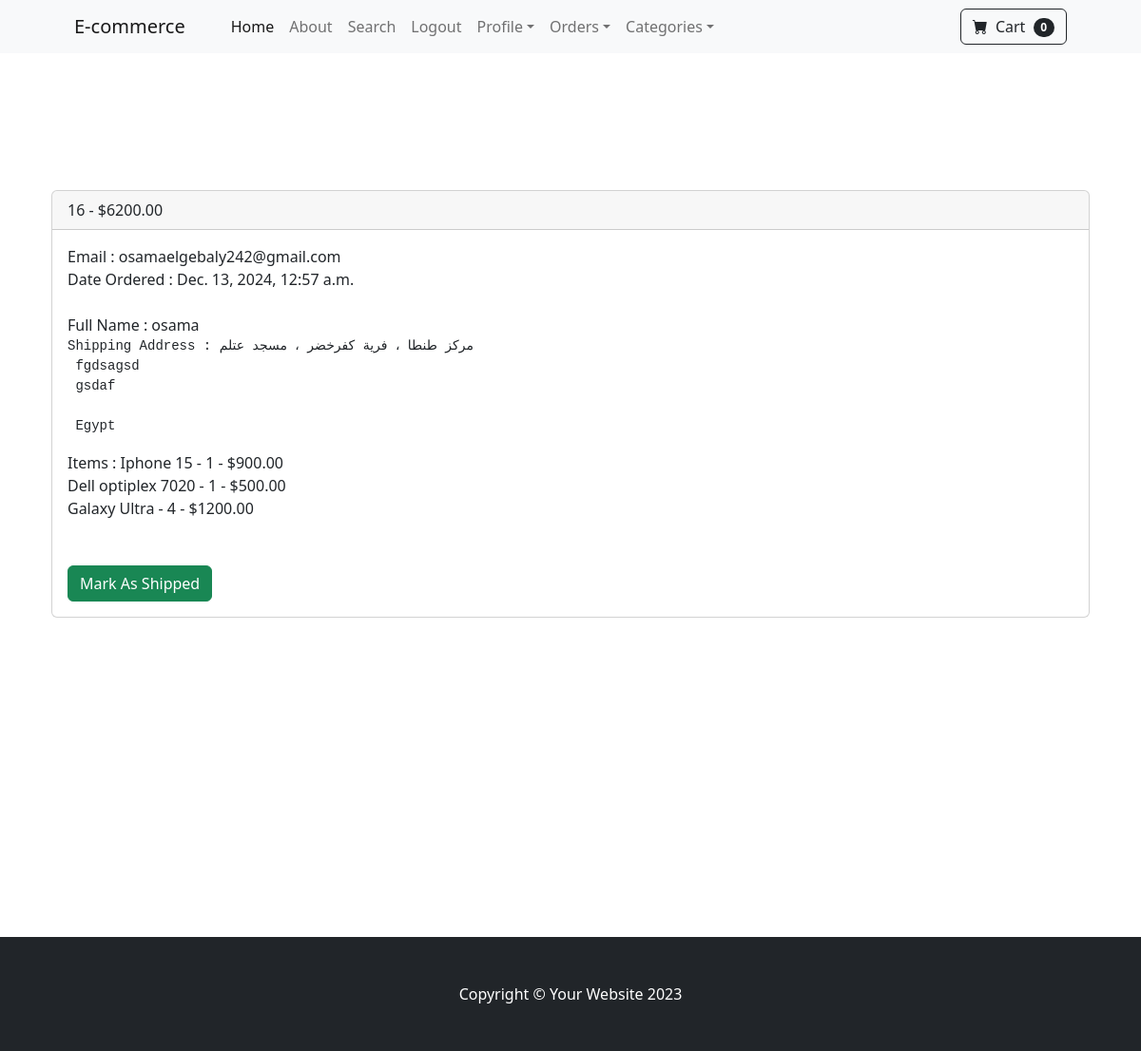
Page /payment/Orders/16 (signed in) on the earlier database version.
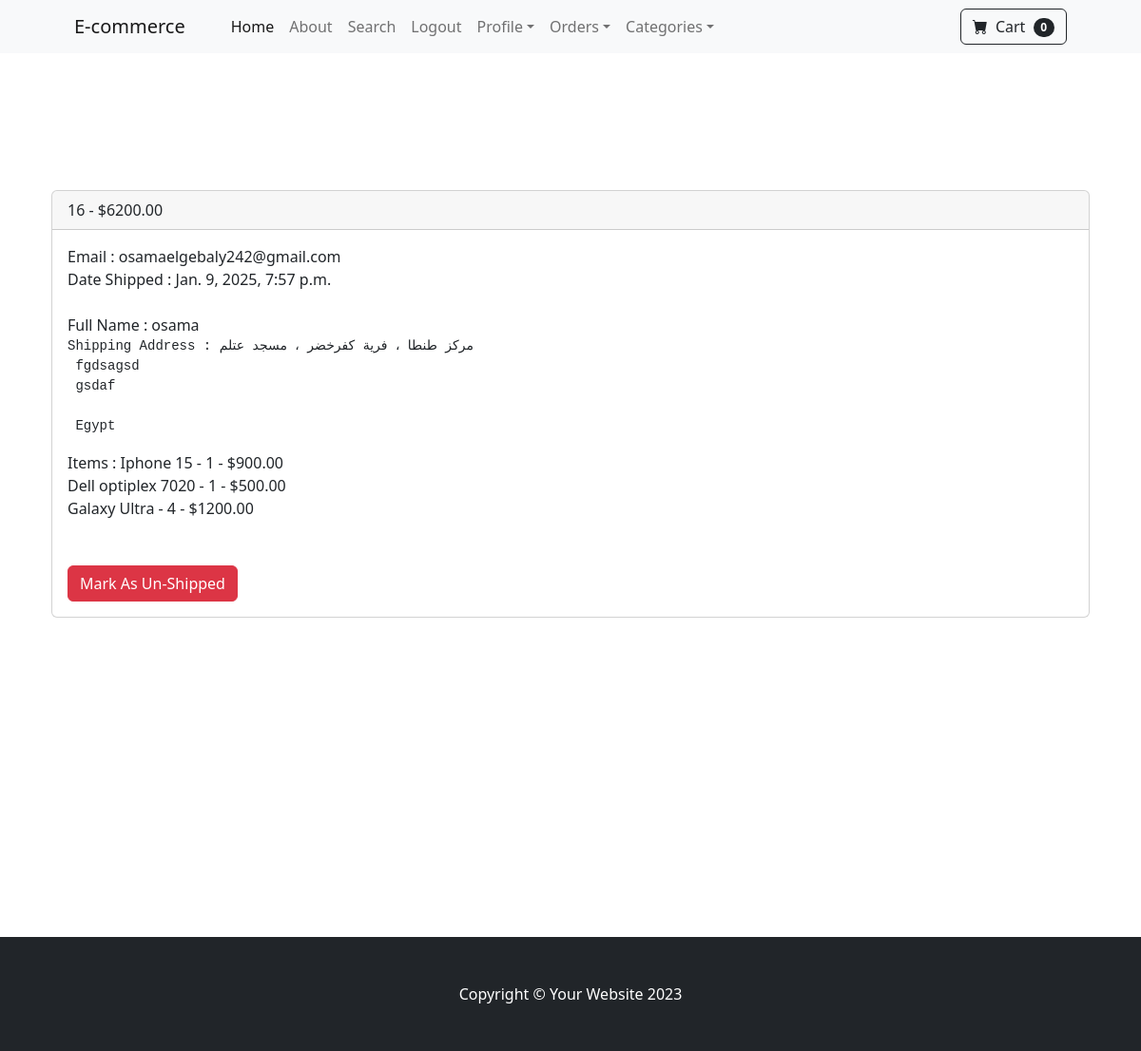
Same page on the later database version.
### payment/models.py (models this page shows, shortened)
class Order(models.Model):
    user = models.ForeignKey(User,on_delete=models.CASCADE,null=True,blank=True)
    full_name = models.CharField(max_length=255)
    email = models.EmailField(max_length=250)
    shipping_address = models.TextField(max_length=20000)
    amount_paid = models.DecimalField(decimal_places=2,max_digits=10)
    date_ordered = models.DateTimeField(auto_now_add=True)
    shipped = models.BooleanField(default=False)
    date_shipped = models.DateTimeField(blank=True,null=True)

### payment/views.py (the view, shortened to what this page needs)
# urls.py: path('Orders/<int:pk>',views.orders,name='orders'),
def orders(request,pk):
      if request.user.is_authenticated and request.user.is_superuser:
          order = Order.objects.get(id=pk)
          items = OrderItem.objects.filter(order = pk)
          return render(request,'payment/orders.html',{'order':order,
                                                       'items':items})
      else:
          messages.success(request,'Access Denied ')
          return redirect('home')

### cart/cart.py (called while the page is built)
    def __len__(self):
        return len(self.cart)

### cart/context_processors.py (called while the page is built)
def cart(request):
    return {'cart':Cart(request)}

def categories(request):
    categories = Category.objects.all()
    return {'categories':categories}

### ecommerce/models.py (called while the page is built)
    def __str__(self) -> str:
        return self.name

### payment/templates/payment/orders.html (shortened to what this page needs)
{% extends "base.html" %}
{% block content %}
<header class=" py-5">
</header>
<br><br>
<div class="container">
    <div class="container">
        <div class="card">
            <div class="card-header">
              {{order.id}} - ${{order.amount_paid}}
            </div>
            <div class="card-body">
                Email : {{order.email}} <br>
                {% if order.date_shipped %}
                    Date Shipped : {{order.date_shipped}} <br>
                {% else %}
                    Date Ordered : {{order.date_ordered}} <br>
                {% endif %}
                <br>
                Full Name : {{order.full_name}} <br>
                <pre>Shipping Address : {{order.shipping_address}}</pre>
                Items :
                {% for item in items %}
                    {{item.product}} - {{item.quantity }} - ${{item.price}} <br>
                {% endfor %}
                <br><br>
                {% if order.shipped %}
                    <form  method='POST'>
                        <button type='submit' class='btn btn-danger'>Mark As Un-Shipped</button>
                    </form>
                {% else %}
                    <form method='POST'>
                        <button type='submit' class='btn btn-success'>Mark As Shipped</button>
                    </form>
                {% endif %}
            </div>
          </div>
    </div>
</div>
  <br><br><br><br><br><br>
<br><br><br><br><br><br><br><br>
{% endblock content %}

Differences in the rows shown:
changed Order "osamaelgebaly242@gmail.com": date_shipped (not shown) → "Jan. 9, 2025, 7:57 p.m."; shipped False → True (drawn); date_ordered "Dec. 13, 2024, 12:57 a.m." → (not shown)
Other differences:
text no longer shown: "Date Ordered : Mark As Shipped"
text now shown: "Date Shipped : Mark As Un-Shipped"
